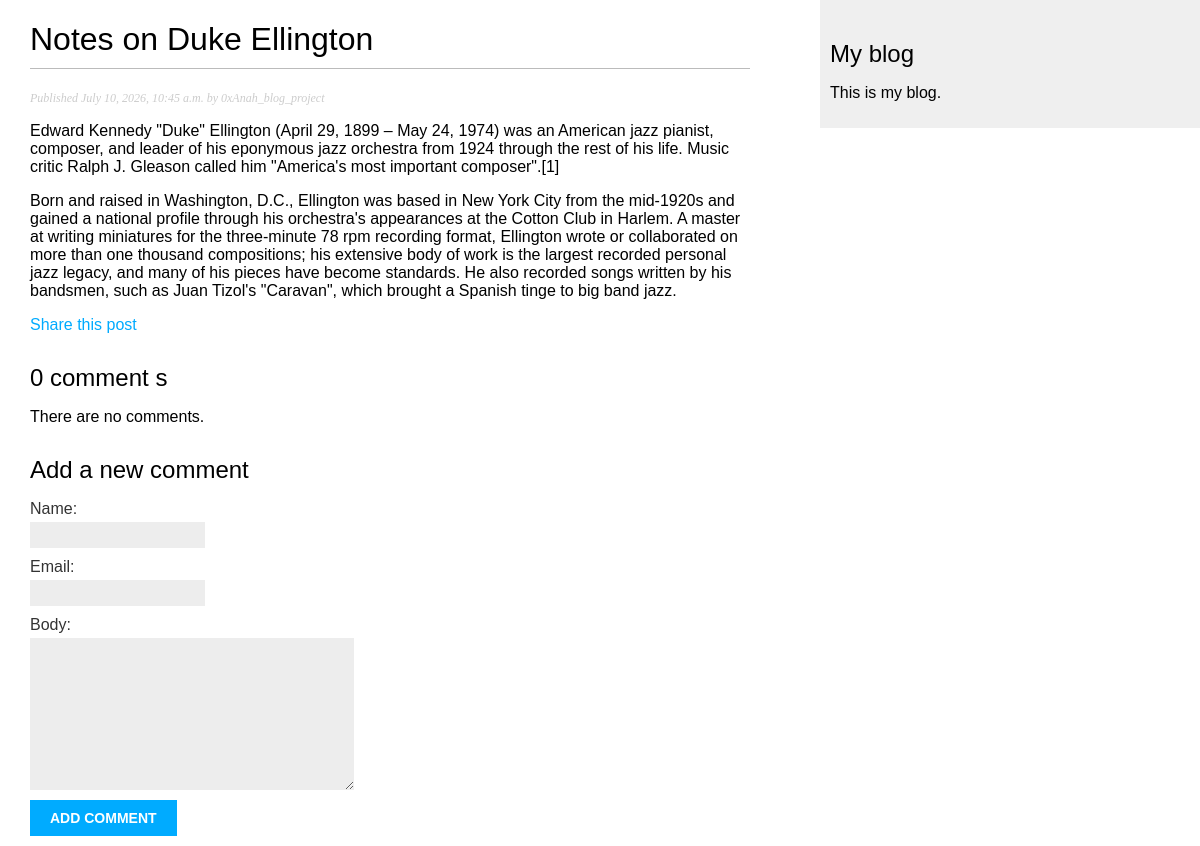
The app's page /blog/2026/7/10/notes-on-duke-ellington, older data.
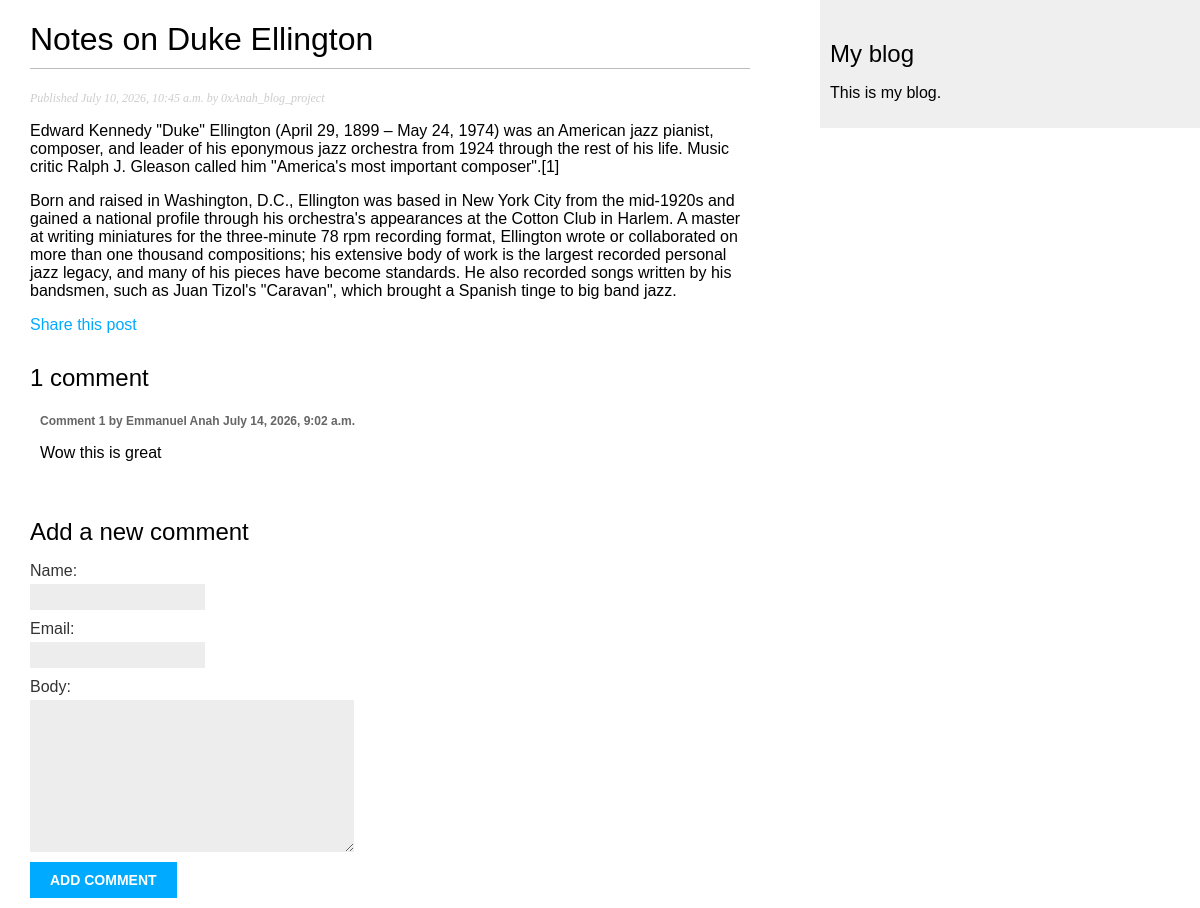
The same page, newer data.
### blog/models.py (models this page shows, shortened)
class Comment(models.Model):
    post = models.ForeignKey(Post, on_delete=models.CASCADE, related_name='comments')
    name = models.CharField(max_length=250)
    email = models.EmailField()
    body = models.TextField()
    created = models.DateTimeField(auto_now_add=True)
    updated = models.DateTimeField(auto_now_add=True)
    active = models.BooleanField(default=True)
    class Meta:
        ordering = ['created']
        indexes = [models.Index(fields=['created'])]

### blog/views.py (the view)
# urls.py: path('<int:year>/<int:month>/<int:day>/<slug:post>', views.post_detail, name='post_detail'),
def post_detail(request, year, month, day, post):
    post = get_object_or_404(
        Post, status=Post.Status.PUBLISH, publish__year=year, publish__month=month, publish__day=day, slug=post
    )
    comments = post.comments.filter(active=True)
    form = CommentForm()
    context = {'post':post, 'comments': comments, 'form': form}
    return render(request, 'blog/post/detail.html', context=context)

### blog/forms.py
class CommentForm(forms.ModelForm):
    class Meta:
        model = Comment
        fields = ['name', 'email', 'body']

### blog/templates/blog/post/detail.html (shortened to what this page needs)
{% extends "blog/base.html" %}
{% block content %}
  <h1>{{ post.title }}</h1>
  <p class="date">
    Published {{ post.publish }} by {{ post.author }}
  </p>
  {{ post.body|linebreaks }}
  <p>
    <a href="{% url "blog:post_share" post.id %}">Share this post</a>
  </p>
  {% with comments.count as total_comments %}
    <h2>{{total_comments}} comment {{total_comments|pluralize}}</h2>
  {%endwith%}
  {% for comment in comments%}
  <div class="comment">
    <p class="info">
      Comment {{ forloop.counter }} by {{ comment.name }} {{ comment.created }}
    </p>
    {{ comment.body|linebreaks }}
  </div>
  {% empty %}
    <p>There are no comments.</p>
  {%endfor%}
  {% include "blog/post/includes/comment_form.html" %}
{% endblock %}

Row changes from the older to the newer data that the page shows:
added Comment: name "Emmanuel Anah", created "July 14, 2026, 9:02 a.m.", body "Wow this is great"
Text that changed along with them:
{{ total_comments }}: "0" → "1"
text no longer shown: "There are no comments."
